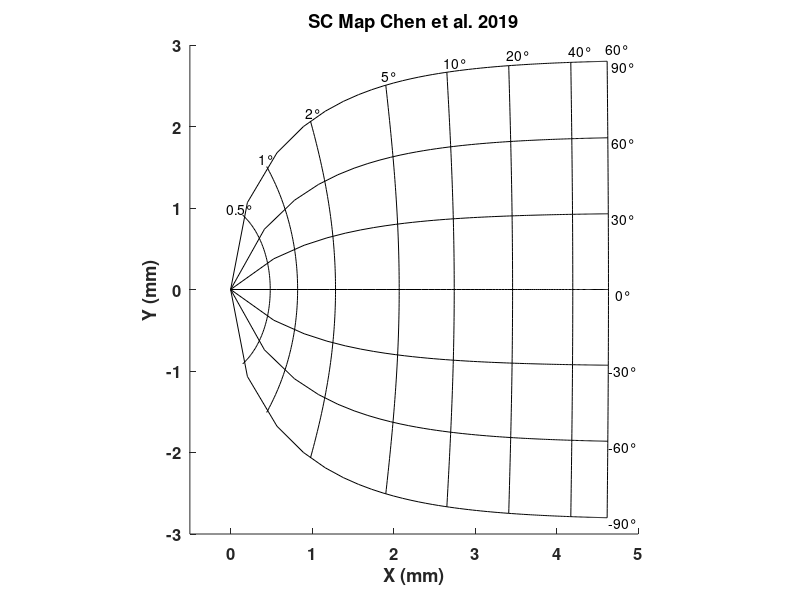

Write the MATLAB code that produced this figure.
function get_SC_map()
% Define parameters
Bx = 1.1;
By = 1.8;
A = 0.9;

% Create a grid of polar coordinates
R = linspace(0, 60, 100); % radial distance from 0 to 30 degrees for a wider range
deg = [-90, -60, -30, 0 30 60 90];
theta = deg2rad(deg); % angle from 0 to 2*pi radians
% [R, theta] = meshgrid(R, theta); % create a mesh grid

X = [];
Y = [];
for i = 1:length(R)
    for j = 1:length(theta)
        % Convert polar coordinates to cartesian coordinates using the given equations
        X(i, j) = Bx * log(sqrt(R(i)^2 + 2 * A * (R(i) * cos(theta(j)))  + A ^ 2) / A);
        Y(i, j) = By * atan((R(i) .* sin(theta(j))) / (R(i) * cos(theta(j)) + A));
    end
end

plot(X, Y, 'k')

% Annotate the plot with theta values
for j = 1:length(theta)
    text(X(end, 1)+ 0.2, Y(end, j), sprintf('%d°', deg(j)), 'HorizontalAlignment', 'center', 'VerticalAlignment', 'top');
end

% Define parameters
Bx = 1.1;
By = 1.8;
A = 0.9;

% Create a set of fixed R values
R = [0.5, 1, 2, 5, 10, 20, 40, 60]; % example R values
theta = linspace(-pi/2, pi/2, 100); % angle from -90 to 90 degrees

X = [];
Y = [];
for i = 1:length(R)
    for j = 1:length(theta)
        % Convert polar coordinates to cartesian coordinates using the given equations
        X(i, j) = Bx * log(sqrt(R(i)^2 + 2 * A * (R(i) * cos(theta(j)))  + A ^ 2) / A);
        Y(i, j) = By * atan((R(i) * sin(theta(j))) / (R(i) * cos(theta(j)) + A));
    end
end

% Plot the lines for different Rs
hold on;
for i = 1:length(R)
    plot(X(i, :), Y(i, :), 'k');
end

% Annotate the plot with R values
for i = 1:length(R)
    text(X(i, end)-0.2/i, Y(i, end)+0.1*i/10, [num2str(R(i)), '°'], 'HorizontalAlignment', 'left', 'VerticalAlignment', 'bottom');
end

hold off;
title('SC Map Chen et al. 2019');
xlabel('X (mm)');
ylabel('Y (mm)');
axis equal;
set(gca, 'FontSize', 12, 'FontWeight', 'bold');
box off
ylim([-3, 3])
xlim([-0.5, 5])

end